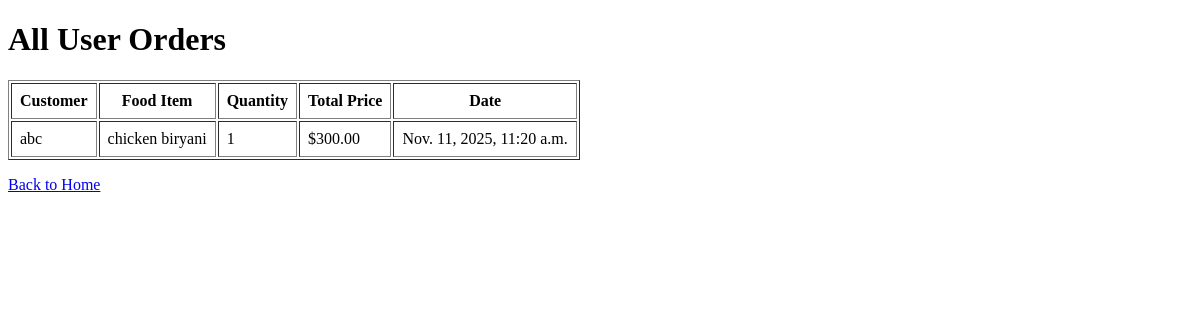
Page /order-list/ on the earlier database version.
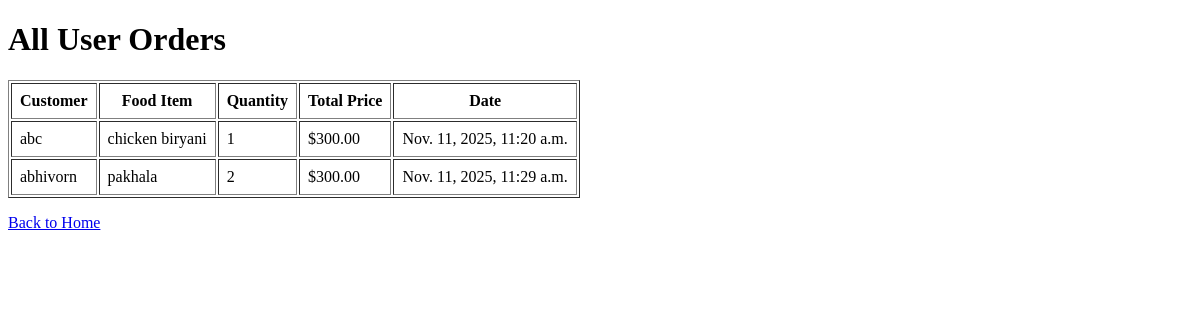
Same page on the later database version.
### app/models.py (models this page shows, shortened)
class Order(models.Model):
    customer_name = models.CharField(max_length=100)
    food_item = models.ForeignKey(FoodItem, on_delete=models.CASCADE)
    quantity = models.PositiveIntegerField(default=1)
    created_at = models.DateTimeField(auto_now_add=True)
    def total_price(self):
        return self.food_item.price * self.quantity

class FoodItem(models.Model):
    name = models.CharField(max_length=100)
    price = models.DecimalField(max_digits=6, decimal_places=2)
    image = models.ImageField(upload_to='food_images/')

### app/views.py (the view)
# urls.py: path('order-list/', views.order_list, name='order_list'),
def order_list(request):
    orders=Order.objects.all()
    return render(request, 'orderlist.html', {'orders':orders})

### app/templates/orderlist.html (shortened to what this page needs)
<!DOCTYPE html>
<html>
<head>
</head>
<body>
  <h1>All User Orders</h1>
  <table border="1" cellpadding="8">
    <tr>
      <th>Customer</th>
      <th>Food Item</th>
      <th>Quantity</th>
      <th>Total Price</th>
      <th>Date</th>
    </tr>
    {% for order in orders %}
    <tr>
      <td>{{ order.customer_name }}</td>
      <td>{{ order.food_item.name }}</td>
      <td>{{ order.quantity }}</td>
      <td>${{ order.total_price }}</td>
      <td>{{ order.created_at }}</td>
    </tr>
    {% empty %}
      <tr><td colspan="5">No orders yet.</td></tr>
    {% endfor %}
  </table>
  <p><a href="{% url 'home' %}">Back to Home</a></p>
</body>
</html>

Differences in the rows shown:
added Order: customer_name "abhivorn", food_item.name "pakhala", quantity "2", total_price "300.00", created_at "Nov. 11, 2025, 11:29 a.m."
